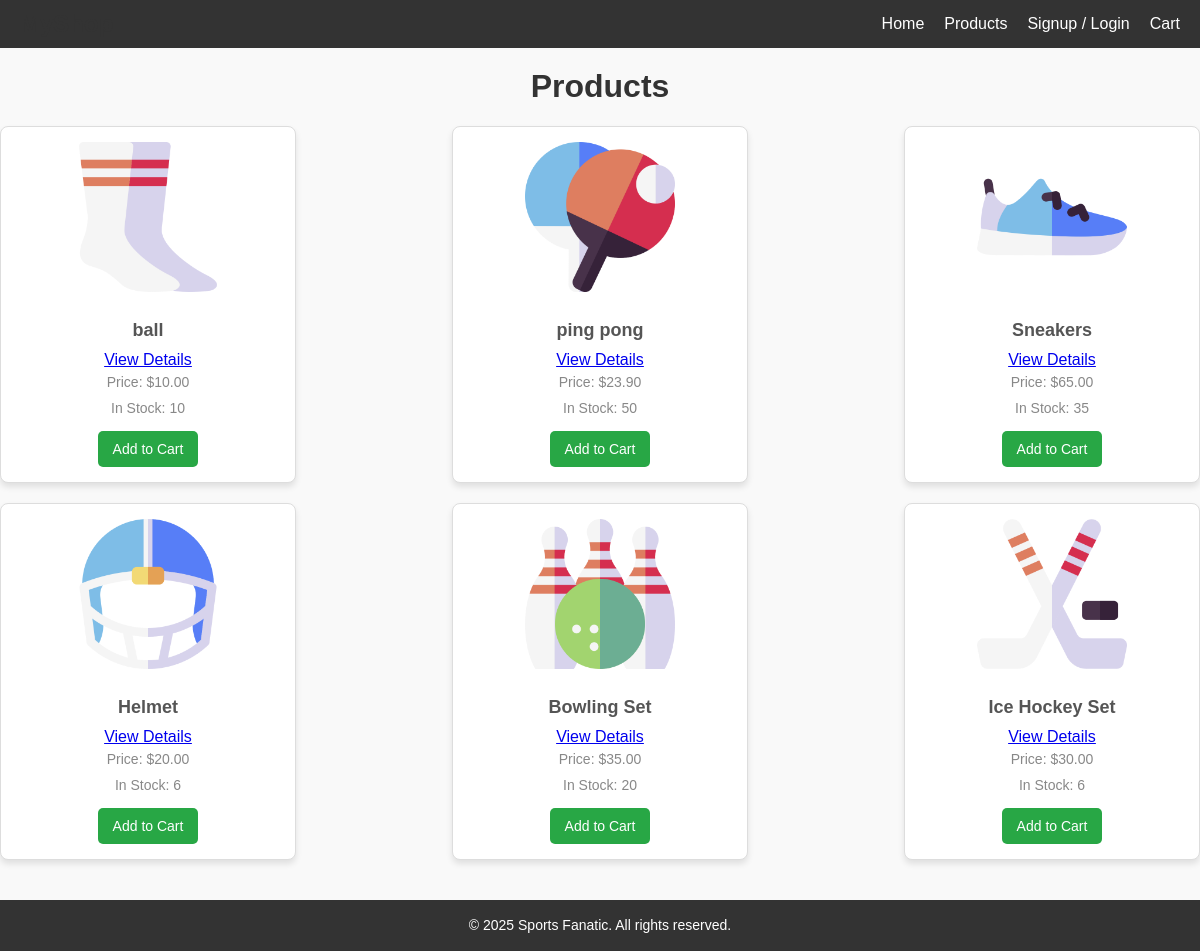
Screenshot of /products/ with the database file from the repository.
### store/models.py (models this page shows, shortened)
class Product(models.Model):
    name = models.CharField(max_length=255)
    price = models.DecimalField(max_digits=10, decimal_places=2)
    stock = models.PositiveIntegerField(default=10)
    category = models.CharField(max_length=100, blank=True, null=True)
    image = models.ImageField(upload_to='products/', blank=True, null=True)
    description = models.TextField(blank=True)

### store/views.py (the view)
# urls.py: path('products/', views.product_list, name='product_list'),
def product_list(request):
    products = Product.objects.all()  # Query all products from the database
    return render(request, 'store/product_list.html', {'products': products})

### store/templates/store/product_list.html (shortened to what this page needs)
{% extends 'store/base.html' %}
{% load static %}
{% block styles %}
    <link rel="stylesheet" href="{% static 'store/product_list.css' %}">
{% endblock %}
{% block content %}
    <h1>Products</h1>
    <div class="products">
        {% for product in products %}
            <div class="product-card">
                {% if product.image %}
                    <img src="{{ product.image.url }}" alt="{{ product.name }}">
                {% else %}
                    <img src="{% static 'store/default-product.png' %}" alt="Default Product">
                {% endif %}
                <h3>{{ product.name }}</h3>
                <a href="{% url 'product_detail' product.id %}">View Details</a>
                <p>Price: ${{ product.price }}</p>
                {% if product.stock %}
                    <p>In Stock: {{ product.stock }}</p>
                    <a href="{% url 'add_to_cart' product.id %}" class="add-to-cart-btn">Add to Cart</a>
                {% else %}
                    <p style="color: red;">Out of Stock</p>
                {% endif %}
            </div>
        {% endfor %}
    </div>
{% endblock %}

### store/static/store/product_list.css (style rules this page uses)
body { font-family: Airal, sans-serif; margin: 0; padding: 0; background-color: #f9f9f9; }
h1 { text-align: center; color: #333; margin-top: 20px; }
.products { display: flex; flex-wrap: wrap; justify-content: space-between; gap: 20px; margin: 20px auto; max-width: 1200px; }
.product-card { background: #fff; border: 1px solid #ddd; border-radius: 8px; box-shadow: 0 4px 6px rgba(0, 0, 0, 0.1); padding: 15px; width: 22%; text-align: center; display: flex; flex-direction: column; align-items: center; }
.product-card img { max-width: 100%; height: 150px; object-fit: cover; border-radius: 8px; margin-bottom: 10px; }
.product-card h3 { font-size: 18px; color: #555; margin-bottom: 10px; }
.product-card p { font-size: 14px; color: #888; margin: 5px 0; }
.add-to-cart-btn { background-color: #28a745; color: white; border: none; border-radius: 5px; padding: 10px 15px; text-decoration: none; font-size: 14px; cursor: pointer; margin-top: 10px; }

### store/static/store/base.css (style rules this page uses)
body { display: flex; flex-direction: column; min-height: 100vh; }

### rows the page displays
Product: image (picture), name "ball", price "10.00", stock "10"
Product: image (picture), name "ping pong", price "23.90", stock "50"
Product: image (picture), name "Sneakers", price "65.00", stock "35"
Product: image (picture), name "Helmet", price "20.00", stock "6"
Product: image (picture), name "Bowling Set", price "35.00", stock "20"
Product: image (picture), name "Ice Hockey Set", price "30.00", stock "6"
